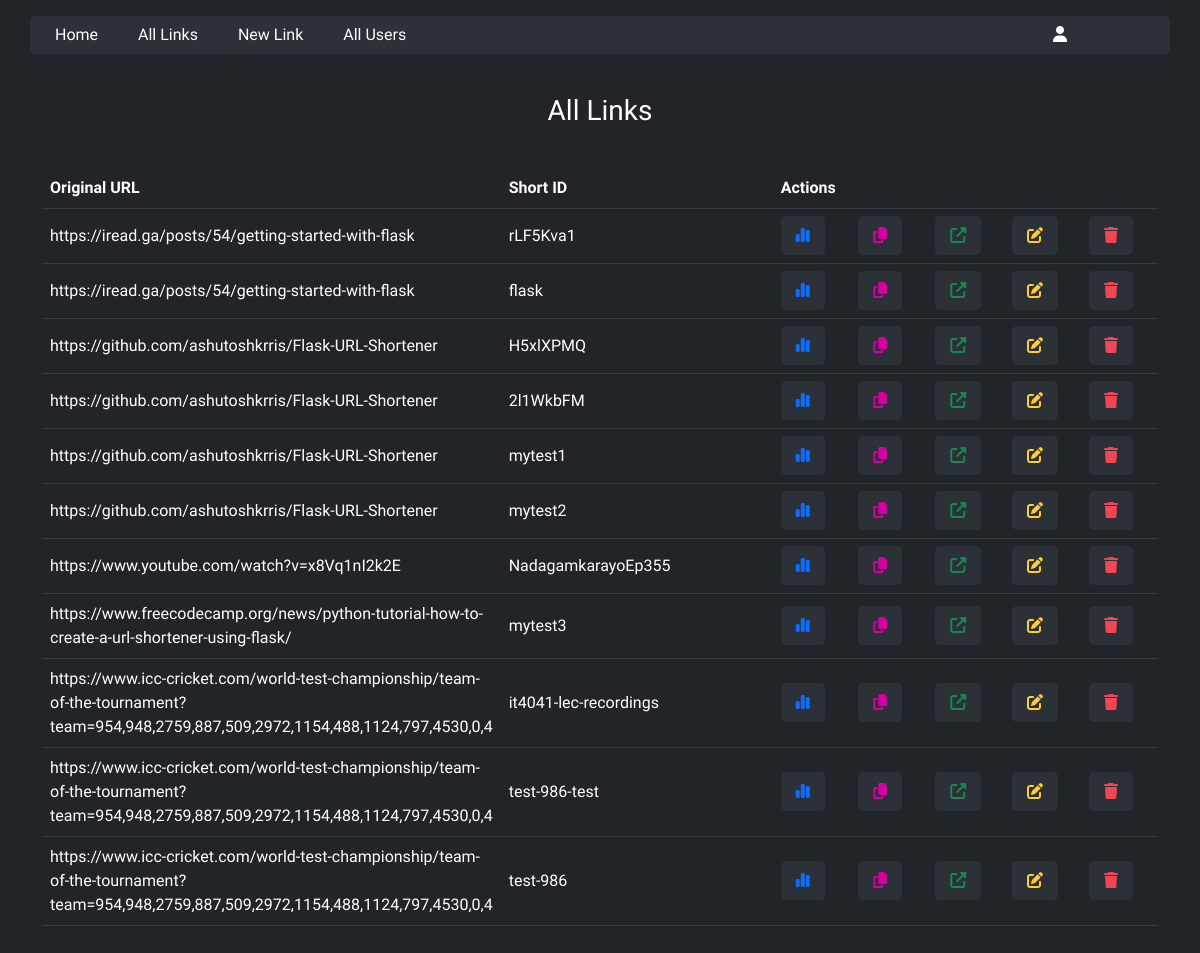
/all-links, run on an earlier commit of the app's database.
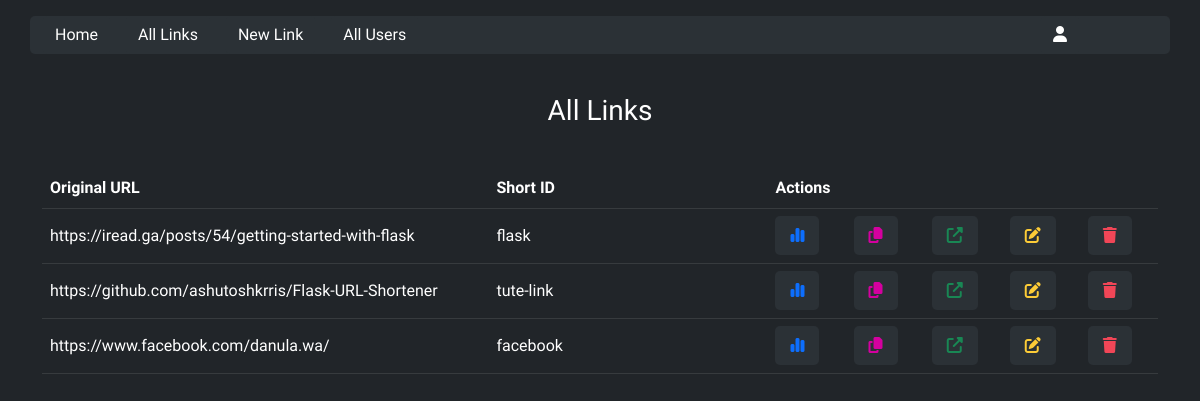
And on a later commit of the database.
### core/models.py (models this page shows)
class ShortUrls(db.Model):
    id = db.Column(db.Integer, primary_key=True)
    original_url = db.Column(db.String(50000), nullable=False)
    short_id = db.Column(db.String(1000), nullable=False, unique=True)
    created_at = db.Column(db.DateTime(), default=datetime.now(), nullable=False)

### core/routes.py (the view)
@app.route('/all-links')
def all_links_page():
    all_data = ShortUrls.query.all()
    return render_template("all-links.html",datas=all_data)

### core/templates/all-links.html (shortened to what this page needs)
{% extends 'base.html' %}
{% block content %}
    <br>
    <h3 class="text-white text-center mb-3">{% block title %} All Links {% endblock %}</h3>
    <br>
    <div class="row">
        <div class="col-md-12">
            <table class='table table-dark table'>
                <thead>
                    <th>Original URL</th>
                    <th>Short ID</th>
                    <th>Actions</th>
                    <th></th><th></th>
                    <th></th><th></th>
                </thead>
                <tbody>
                    {% for row in datas %}
                    <tr style="height: 55px;">
                        <td class="td-original-url">{{row.original_url}}</td>
                        <td class="td-short-id">{{row.short_id}}</td>
                        <td class="td-link-action">
                            <a href='#' class='table-action border-style-1 action-info'><i class="fa-solid fa-chart-simple"></i></a>
                        </td>
                        <td class="td-link-action">
                            <a href='#' class='table-action border-style-1 action-copy'><i class="fa-solid fa-copy"></i></a>
                        </td>
                        <td class="td-link-action">
                            <a href='{{row.original_url}}' class='table-action border-style-1 action-redirect' target="_blank"><i class="fa-solid fa-up-right-from-square"></i></a>
                        </td>
                        <td class="td-link-action">
                            <a href='/update/{{row.id}}' class='table-action border-style-1 action-edit' data-target="#modaledit{{row.id}}"><i class="fa-solid fa-pen-to-square"></i></a>
                        </td>
                        <td class="td-link-action">
                            <a href='/delete/{{row.id}}' class='table-action border-style-1 action-delete' data-target="#modaledit{{row.id}}"><i class="fa-solid fa-trash"></i></a>
                        </td>
                    </tr>
                    {%endfor%}
                </tbody>
            </table>
        </div>
    </div>
    <br><br>
{% endblock %}

### core/templates/base.html (shortened to what this page needs)
<!doctype html>
<html lang="en">
  <head>
    <link href="https://cdn.jsdelivr.net/npm/bootstrap@5.2.3/dist/css/bootstrap.min.css" rel="stylesheet">
    <link rel= "stylesheet" type= "text/css" href= "{{ url_for('static',filename='css/style.css') }}">
  </head>
  <body class = 'bg-dark'>
    <div class="container mt-3 menu-style-1 border-style-2">
          <a href='/' class='btn btn-success menu-style-2 border-style-2'>Home</a>
          <a href='/all-links' class='btn btn-success menu-style-2 border-style-2'>All Links</a>
          <a href='/new-link' class='btn btn-success menu-style-2 border-style-2'>New Link</a>
          <a href='/all-users' class='btn btn-success menu-style-2 border-style-2'>All Users</a>
          <a href='#' class='btn btn-success menu-style-3 border-style-2'><i class="fa-solid fa-user avatar-style-1"></i></a>
    </div>
    <div class="container mt-3">
        {% block content %} {% endblock %}
    </div>
  </body>
</html>

### core/static/css/style.css (style rules this page uses)
:root { --scroll-bar-color-1: #2b3136; --scroll-bar-color-2: grey; --menu-bg-color-1: #2b3136; --btn-menu-highlight-color-1: #198754; --btn-create-update-color-1: #212529; --btn-create-update-color-2: #0d6efd; --btn-info-color-1: #0d6efd; --btn-copy-color-1: #d4009f; --btn-redirect-color-1: #198754; --btn-update-color-1: #fdcc37; --btn-delete-color-1: #f14657; --btn-common-color-1: #2b3136; --btn-common-color-2: white; --txt-color-1: white; }
body { font-family: 'Work Sans', sans-serif; }
.border-style-1 { border-radius: 5px 5px 5px 5px; }
.border-style-2 { border-radius: 5px 5px 5px 5px; }
.td-original-url { width: 40%; vertical-align: middle; }
.td-short-id { width: 25%; vertical-align: middle; }
.td-link-action { width: 7%; vertical-align: middle; }
.table-action, .table-action:hover, .table-action:active, .table-action:focus { padding: 10px; padding-left: 15px; padding-right: 15px; margin: 0; }
.action-redirect { color: var(--btn-redirect-color-1); background-color: var(--menu-bg-color-1); border-color: var(--menu-bg-color-1); }
.action-edit { color: var(--btn-update-color-1); background-color: var(--btn-common-color-1); border-color: var(--btn-common-color-1); }
.action-delete { color: var(--btn-delete-color-1); background-color: var(--btn-common-color-1); border-color: var(--btn-common-color-1); }
.action-info { color: var(--btn-info-color-1); background-color: var(--btn-common-color-1); border-color: var(--btn-common-color-1); }
.action-copy { color: var(--btn-copy-color-1); background-color: var(--btn-common-color-1); border-color: var(--btn-common-color-1); }
.menu-style-1 { background-color: var(--btn-common-color-1); }
.menu-style-2 { background-color: var(--btn-common-color-1); margin-right: 10px; border-color: var(--btn-common-color-1); }
.menu-style-3 { background-color: var(--btn-common-color-1); margin-right: 10px; border-color: var(--btn-common-color-1); position: absolute; right: 110px; }

What changed in the data, as far as the page shows it:
removed ShortUrls: original_url "https://iread.ga/posts/54/getting-started-with-flask", short_id "rLF5Kva1"
removed ShortUrls: original_url "https://github.com/ashutoshkrris/Flask-URL-Shortener", short_id "2l1WkbFM"
removed ShortUrls: original_url "https://github.com/ashutoshkrris/Flask-URL-Shortener", short_id "mytest1"
removed ShortUrls: original_url "https://github.com/ashutoshkrris/Flask-URL-Shortener", short_id "mytest2"
removed ShortUrls: original_url "https://www.youtube.com/watch?v=x8Vq1nI2k2E", short_id "NadagamkarayoEp355"
removed ShortUrls: original_url "https://www.freecodecamp.org/news/python-tutorial-how-to-create-a-url-shortener-using-flask/", short_id "mytest3"
removed ShortUrls: original_url "https://www.icc-cricket.com/world-test-championship/team-of-the-tournament?team=954,948,2759,887,509,2972,1154,488,1124,797,4530,0,4", short_id "it4041-lec-recordings"
removed ShortUrls: original_url "https://www.icc-cricket.com/world-test-championship/team-of-the-tournament?team=954,948,2759,887,509,2972,1154,488,1124,797,4530,0,4", short_id "test-986-test"
removed ShortUrls: original_url "https://www.icc-cricket.com/world-test-championship/team-of-the-tournament?team=954,948,2759,887,509,2972,1154,488,1124,797,4530,0,4", short_id "test-986"
changed ShortUrls "https://github.com/ashutoshkrris/Flask-URL-Shortener": short_id "H5xlXPMQ" → "tute-link"
added ShortUrls: original_url "https://www.facebook.com/danula.wa/", short_id "facebook"
